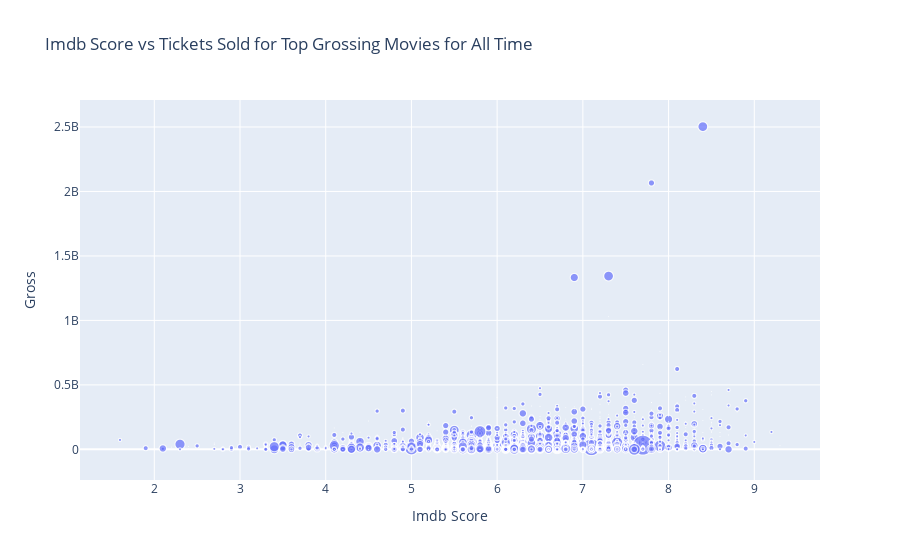

This figure's notebook cell:
### Code cell
fig2 = px.scatter(
  all_movies_faces, x='imdb_score', y='gross', size = 'facenumber_in_poster', height = 500,
    title = 'Imdb Score vs Tickets Sold for Top Grossing Movies for All Time', labels = { 'imdb_score':'Imdb Score', 'gross': 'Gross'}
)
fig2

### Figure 1 — Plotly figure (JSON) as saved in the notebook; plotly's stock layout.template omitted (floating-point values rounded to 4 significant figures; data arrays with more than 128 entries replaced by an {"elided": "..."} marker saying what was removed)
{"data": [{"hovertemplate": "Imdb Score=%{x}<br>Gross=%{y}<br>facenumber_in_poster=%{marker.size}<extra></extra>", "legendgroup": "", "marker": {"color": "#636efa", "size": {"elided": "4121 int values"}, "sizemode": "area", "sizeref": 0.1075, "symbol": "circle"}, "mode": "markers", "name": "", "showlegend": false, "type": "scattergl", "x": {"elided": "4121 float values"}, "xaxis": "x", "y": {"elided": "4121 int values"}, "yaxis": "y"}], "layout": {"autosize": true, "legend": {"itemsizing": "constant", "tracegroupgap": 0}, "title": {"text": "Imdb Score vs Tickets Sold for Top Grossing Movies for All Time"}, "xaxis": {"anchor": "y", "autorange": true, "domain": [0, 1], "range": [1.137, 9.763], "title": {"text": "Imdb Score"}, "type": "linear"}, "yaxis": {"anchor": "x", "autorange": true, "domain": [0, 1], "range": [-264700000.0, 2724000000.0], "title": {"text": "Gross"}, "type": "linear"}}}
